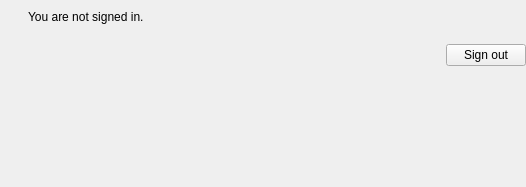
<?xml version="1.0" encoding="UTF-8"?>
<ui version="4.0">
 <class>LoginStateWidget</class>
 <widget class="QWidget" name="LoginStateWidget">
  <property name="geometry">
   <rect>
    <x>0</x>
    <y>0</y>
    <width>526</width>
    <height>187</height>
   </rect>
  </property>
  <property name="windowTitle">
   <string>Form</string>
  </property>
  <layout class="QVBoxLayout" name="verticalLayout">
   <property name="leftMargin">
    <number>0</number>
   </property>
   <property name="topMargin">
    <number>0</number>
   </property>
   <property name="rightMargin">
    <number>0</number>
   </property>
   <property name="bottomMargin">
    <number>0</number>
   </property>
   <item>
    <widget class="QWidget" name="signed_out" native="true">
     <layout class="QHBoxLayout" name="horizontalLayout">
      <property name="leftMargin">
       <number>0</number>
      </property>
      <property name="topMargin">
       <number>0</number>
      </property>
      <property name="rightMargin">
       <number>0</number>
      </property>
      <property name="bottomMargin">
       <number>0</number>
      </property>
      <item>
       <widget class="QLabel" name="signed_out_icon_label">
        <property name="minimumSize">
         <size>
          <width>22</width>
          <height>22</height>
         </size>
        </property>
       </widget>
      </item>
      <item>
       <widget class="QLabel" name="signed_out_label">
        <property name="sizePolicy">
         <sizepolicy hsizetype="Expanding" vsizetype="Preferred">
          <horstretch>0</horstretch>
          <verstretch>0</verstretch>
         </sizepolicy>
        </property>
        <property name="text">
         <string>You are not signed in.</string>
        </property>
        <property name="wordWrap">
         <bool>true</bool>
        </property>
       </widget>
      </item>
     </layout>
    </widget>
   </item>
   <item>
    <widget class="QWidget" name="signed_in" native="true">
     <layout class="QHBoxLayout" name="horizontalLayout_2">
      <property name="leftMargin">
       <number>0</number>
      </property>
      <property name="topMargin">
       <number>0</number>
      </property>
      <property name="rightMargin">
       <number>0</number>
      </property>
      <property name="bottomMargin">
       <number>0</number>
      </property>
      <item>
       <widget class="QLabel" name="signed_in_icon_label">
        <property name="minimumSize">
         <size>
          <width>22</width>
          <height>22</height>
         </size>
        </property>
       </widget>
      </item>
      <item>
       <widget class="QLabel" name="signed_in_label">
        <property name="sizePolicy">
         <sizepolicy hsizetype="Expanding" vsizetype="Preferred">
          <horstretch>0</horstretch>
          <verstretch>0</verstretch>
         </sizepolicy>
        </property>
        <property name="textFormat">
         <enum>Qt::RichText</enum>
        </property>
        <property name="wordWrap">
         <bool>true</bool>
        </property>
       </widget>
      </item>
      <item>
       <widget class="QPushButton" name="sign_out">
        <property name="text">
         <string>Sign out</string>
        </property>
       </widget>
      </item>
     </layout>
    </widget>
   </item>
   <item>
    <widget class="QWidget" name="expires" native="true">
     <layout class="QHBoxLayout" name="horizontalLayout_4">
      <property name="leftMargin">
       <number>0</number>
      </property>
      <property name="topMargin">
       <number>0</number>
      </property>
      <property name="rightMargin">
       <number>0</number>
      </property>
      <property name="bottomMargin">
       <number>0</number>
      </property>
      <item>
       <widget class="QLabel" name="expires_icon_label">
        <property name="minimumSize">
         <size>
          <width>22</width>
          <height>22</height>
         </size>
        </property>
       </widget>
      </item>
      <item>
       <widget class="QLabel" name="expires_label">
        <property name="sizePolicy">
         <sizepolicy hsizetype="Expanding" vsizetype="Preferred">
          <horstretch>0</horstretch>
          <verstretch>0</verstretch>
         </sizepolicy>
        </property>
       </widget>
      </item>
     </layout>
    </widget>
   </item>
   <item>
    <widget class="QWidget" name="account_type" native="true">
     <layout class="QHBoxLayout" name="horizontalLayout_3">
      <property name="leftMargin">
       <number>0</number>
      </property>
      <property name="topMargin">
       <number>0</number>
      </property>
      <property name="rightMargin">
       <number>0</number>
      </property>
      <property name="bottomMargin">
       <number>0</number>
      </property>
      <item>
       <widget class="QLabel" name="account_type_icon_label">
        <property name="minimumSize">
         <size>
          <width>22</width>
          <height>22</height>
         </size>
        </property>
        <property name="alignment">
         <set>Qt::AlignLeading|Qt::AlignLeft|Qt::AlignTop</set>
        </property>
       </widget>
      </item>
      <item>
       <widget class="QLabel" name="account_type_label">
        <property name="sizePolicy">
         <sizepolicy hsizetype="Expanding" vsizetype="Preferred">
          <horstretch>0</horstretch>
          <verstretch>0</verstretch>
         </sizepolicy>
        </property>
        <property name="text">
         <string/>
        </property>
        <property name="wordWrap">
         <bool>true</bool>
        </property>
       </widget>
      </item>
     </layout>
    </widget>
   </item>
   <item>
    <widget class="BusyIndicator" name="busy" native="true">
     <property name="text" stdset="0">
      <string>Signing in...</string>
     </property>
    </widget>
   </item>
  </layout>
 </widget>
 <customwidgets>
  <customwidget>
   <class>BusyIndicator</class>
   <extends>QWidget</extends>
   <header>widgets/busyindicator.h</header>
   <container>1</container>
  </customwidget>
 </customwidgets>
 <resources/>
 <connections/>
</ui>
